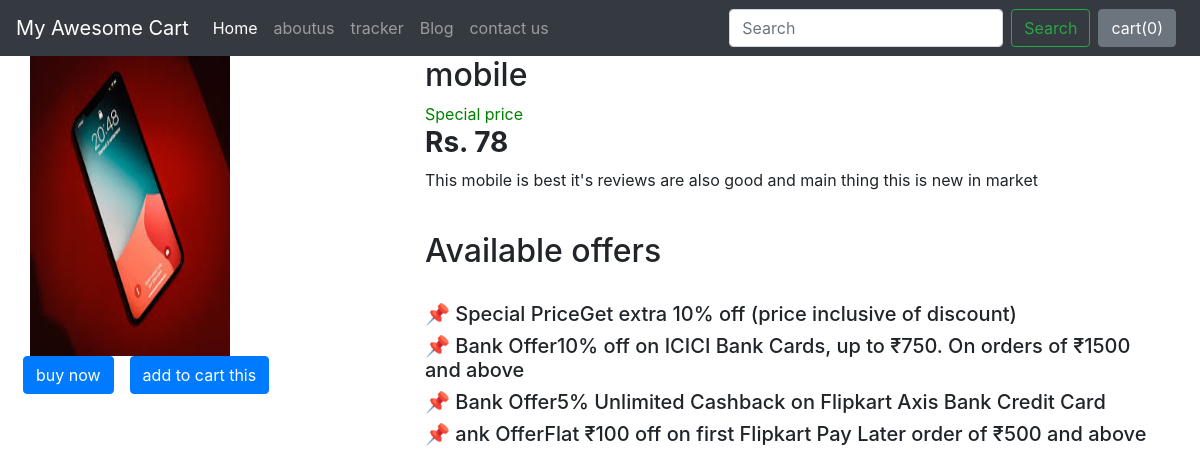
The page /shop/products/3 on the database its author committed.
### shop/models.py (models this page shows, shortened)
class  Product(models.Model):
      product_id=models.AutoField
      product_name=models.CharField(max_length=60)
      category=models.CharField(max_length=40,default="")
      subcategory=models.CharField(max_length=40,default="")
      desc=models.CharField(max_length=300)
      prices=models.IntegerField(default=0)
      pub_date=models.DateField()
      images=models.ImageField(upload_to="shop/images",default="")

### shop/views.py (the view)
# urls.py: path("products/<int:id>",views.prodview,name='productview'),
def prodview(request,id):
    product = Product.objects.filter(id=id)
    return render(request,'shop/productview.html',{'product':product[0]})

### shop/templates/shop/productview.html (shortened to what this page needs)
{% extends 'shop/basics.html' %}
{% block body%}
<div class="container">
    <div class="row">
    <div class="col-md-4">
        <div class="row">
 <img src='/media/{{product.images}}' width="200px" height="300px" >
            <div class="row">
                <button class="btn btn-primary mx-2 "> buy now</button>
                <button class="btn btn-primary mx-2"> add to cart this</button>
            </div>
        </div>
    </div>
    <div class="col-md-8">
        <h2>{{product.product_name}}</h2>
        <h7 style="color:green";> Special price</h7>
        <h3><b>Rs. {{product.prices}}</b></h3>
        <p>{{product.desc}}</p><br>
        <h2>Available offers</h2><br>
        <h5>
         📌 Special PriceGet extra 10% off (price inclusive of discount)</h5>
        <h5>  📌 Bank Offer10% off on ICICI Bank Cards, up to ₹750. On orders of ₹1500 and above</h5>
         <h5> 📌 Bank Offer5% Unlimited Cashback on Flipkart Axis Bank Credit Card
         </h5>
         <h5>  📌 ank OfferFlat ₹100 off on first Flipkart Pay Later order of ₹500 and above
         </h5>
    </div>
    </div></div>
{% endblock %}

### rows shown on the page
Product: images (picture), product_name "mobile", prices "78", desc "This mobile is best it's reviews are also good and main thing this is new in market"
